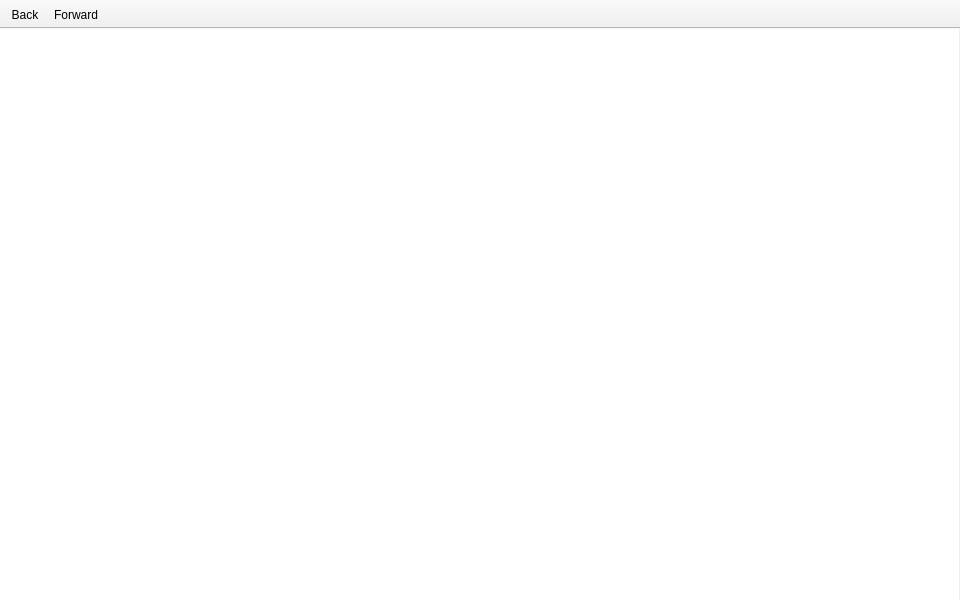
<?xml version="1.0" encoding="UTF-8"?>
<ui version="4.0">
 <class>mainWindow</class>
 <widget class="QMainWindow" name="mainWindow">
  <property name="windowModality">
   <enum>Qt::NonModal</enum>
  </property>
  <property name="geometry">
   <rect>
    <x>0</x>
    <y>0</y>
    <width>960</width>
    <height>600</height>
   </rect>
  </property>
  <property name="windowTitle">
   <string>GoHappy FileManager</string>
  </property>
  <property name="windowIcon">
   <iconset>
    <normaloff>gohappy.svg</normaloff>gohappy.svg</iconset>
  </property>
  <widget class="QWidget" name="centralwidget">
   <layout class="QHBoxLayout" name="horizontalLayout_2">
    <property name="spacing">
     <number>0</number>
    </property>
    <property name="margin">
     <number>0</number>
    </property>
    <item>
     <layout class="QHBoxLayout" name="horizontalLayout">
      <property name="spacing">
       <number>0</number>
      </property>
      <property name="sizeConstraint">
       <enum>QLayout::SetDefaultConstraint</enum>
      </property>
      <item>
       <widget class="QTreeView" name="leftPane">
        <property name="minimumSize">
         <size>
          <width>225</width>
          <height>0</height>
         </size>
        </property>
        <property name="maximumSize">
         <size>
          <width>225</width>
          <height>16777215</height>
         </size>
        </property>
        <property name="autoFillBackground">
         <bool>false</bool>
        </property>
        <property name="frameShape">
         <enum>QFrame::NoFrame</enum>
        </property>
        <property name="lineWidth">
         <number>0</number>
        </property>
       </widget>
      </item>
      <item>
       <widget class="QTreeView" name="rightPane">
        <property name="frameShape">
         <enum>QFrame::NoFrame</enum>
        </property>
        <property name="lineWidth">
         <number>0</number>
        </property>
       </widget>
      </item>
      <item>
       <spacer name="horizontalSpacer">
        <property name="orientation">
         <enum>Qt::Horizontal</enum>
        </property>
        <property name="sizeType">
         <enum>QSizePolicy::Fixed</enum>
        </property>
        <property name="sizeHint" stdset="0">
         <size>
          <width>1</width>
          <height>1</height>
         </size>
        </property>
       </spacer>
      </item>
     </layout>
    </item>
   </layout>
  </widget>
  <widget class="QMenuBar" name="menubar">
   <property name="geometry">
    <rect>
     <x>0</x>
     <y>0</y>
     <width>960</width>
     <height>25</height>
    </rect>
   </property>
  </widget>
  <widget class="QToolBar" name="toolBar">
   <property name="windowTitle">
    <string>toolBar</string>
   </property>
   <property name="movable">
    <bool>false</bool>
   </property>
   <property name="allowedAreas">
    <set>Qt::TopToolBarArea</set>
   </property>
   <property name="floatable">
    <bool>true</bool>
   </property>
   <attribute name="toolBarArea">
    <enum>TopToolBarArea</enum>
   </attribute>
   <attribute name="toolBarBreak">
    <bool>false</bool>
   </attribute>
   <addaction name="tbActionBack"/>
   <addaction name="tbActionForward"/>
  </widget>
  <action name="tbActionBack">
   <property name="icon">
    <iconset theme="back">
     <normaloff/>
    </iconset>
   </property>
   <property name="text">
    <string>Back</string>
   </property>
   <property name="toolTip">
    <string>Back</string>
   </property>
   <property name="shortcut">
    <string>Ctrl+Left, Backspace</string>
   </property>
  </action>
  <action name="tbActionForward">
   <property name="icon">
    <iconset theme="forward">
     <normaloff/>
    </iconset>
   </property>
   <property name="text">
    <string>Forward</string>
   </property>
   <property name="shortcut">
    <string>Ctrl+Right</string>
   </property>
  </action>
 </widget>
 <resources/>
 <connections/>
</ui>
